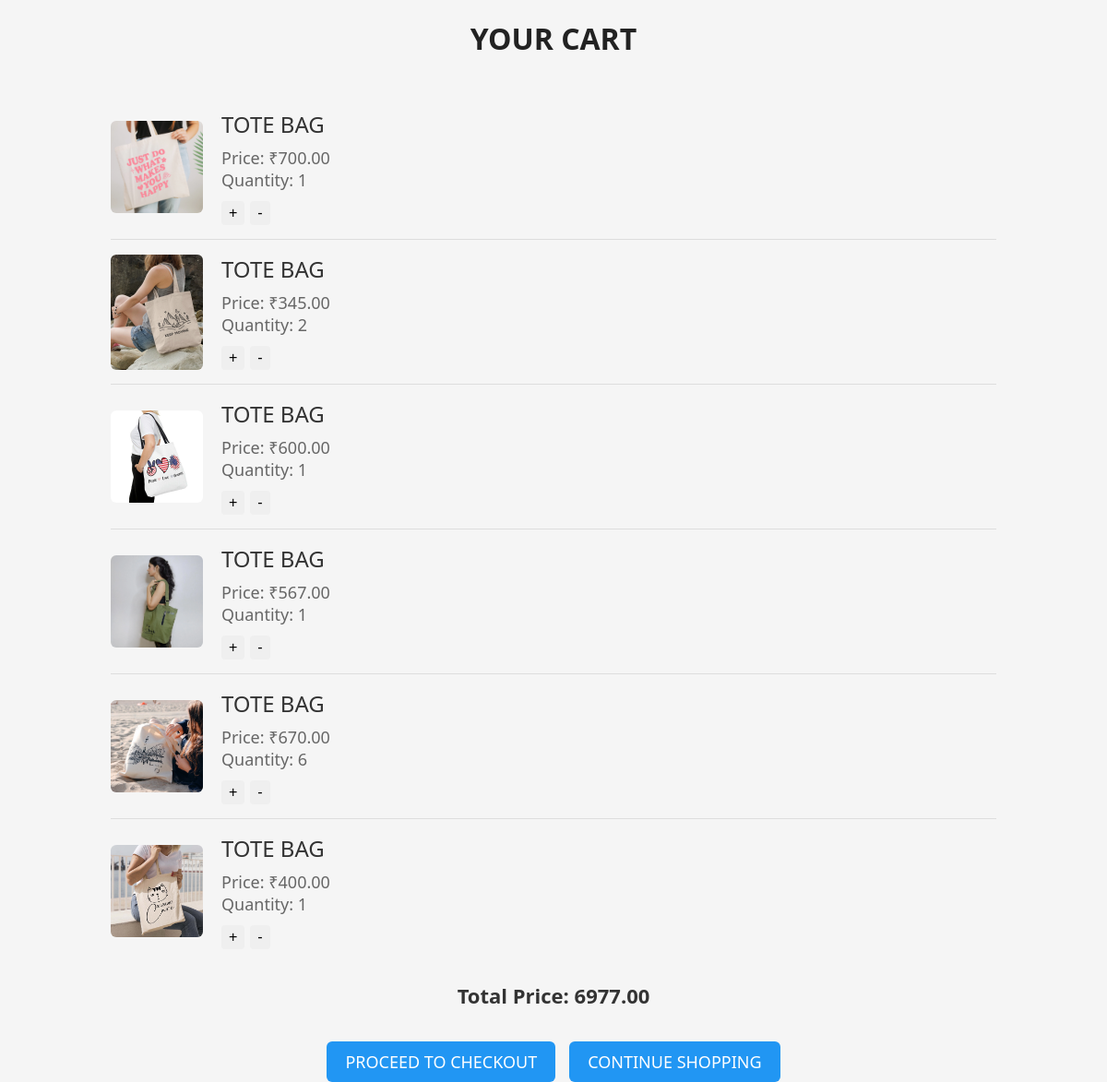
The app's page /cart/ (signed in) with its own data.
### ebag/models.py (models this page shows, shortened)
class CartItem(models.Model):
    product = models.ForeignKey(Product, on_delete=models.CASCADE)
    quantity = models.PositiveIntegerField(default=0)
    user = models.ForeignKey(User, on_delete=models.CASCADE)
    date_added = models.DateTimeField(auto_now_add=True)

class Product(models.Model):
    name = models.CharField(max_length=255)
    description = models.TextField(blank=True)
    price = models.DecimalField(max_digits=10, decimal_places=2)
    image = models.ImageField(upload_to='product_images', blank=True)
    quantity = models.IntegerField(default=0)
    manufacture = models.CharField(max_length=100, default="Gokuldas Gangwani")
    category = models.ForeignKey(PenCategory, on_delete=models.CASCADE, default="1")

### ebag/views.py (the view)
# urls.py: path('cart/', view_cart, name='view_cart'),
@login_required
def view_cart(request):
    cart_items = CartItem.objects.filter(user=request.user)
    total_price = sum(item.product.price * item.quantity for item in cart_items)
    return render(request, 'cart.html', {'cart_items': cart_items, 'total_price': total_price})

### ebag/templates/cart.html (shortened to what this page needs)
<!DOCTYPE html>
<html lang="en">
<head>
</head>
<body>
    <h2>Your Cart</h2>
    <div class="cart">
        {% for item in cart_items %}
        <div class="cart-item">
            <img src="{{ item.product.image.url }}" alt="{{ item.product.name }}">
            <div class="cart-item-info">
                <div class="cart-item-title">{{ item.product.name }}</div>
                <div class="cart-item-details">
                    <div>Price: &#8377;{{ item.product.price }}</div>
                    <div>Quantity: {{ item.quantity }}</div>
                    <div class="quantity-buttons">
                        <form method="post" action="{% url 'add_to_cart' item.product.id %}">
                            <button type="submit" class="quantity-btn">+</button>
                        </form>
                        <form method="post" action="{% url 'remove_from_cart' item.id %}">
                            <button type="submit" class="quantity-btn">-</button>
                        </form>
                    </div>
                </div>
            </div>
        </div>
        {% endfor %}
    </div>
    <p class="total-price">Total Price: {{ total_price }}</p>
    <div class="action-buttons">
        <a href="{% url 'checkout' %}" class="btn btn-primary">Proceed to Checkout</a>
        <a href="{% url 'index' %}" class="btn btn-primary">Continue Shopping</a>
    </div>
</body>
</html>

### ebag/templates/cart.html (style rules this page uses)
body { font-family: 'Segoe UI', Tahoma, Geneva, Verdana, sans-serif; background-color: #f5f5f5; margin: 0; padding: 0; display: flex; justify-content: center; align-items: center; flex-direction: column; }
h2 { margin: 20px 0; color: #222; font-weight: bold; text-transform: uppercase; font-size: 32px; }
.cart { width: 80%; margin-top: 20px; }
.cart-item { display: flex; align-items: center; border-bottom: 1px solid #ddd; padding: 15px 0; }
.cart-item:last-child { border-bottom: none; }
.cart-item img { max-width: 100px; border-radius: 6px; margin-right: 20px; }
.cart-item-info { flex: 1; }
.cart-item-title { font-size: 24px; margin-bottom: 8px; color: #333; }
.cart-item-details { color: #666; font-size: 18px; }
.quantity-buttons { display: flex; align-items: center; margin-top: 10px; }
.quantity-btn { cursor: pointer; padding: 4px 8px; font-size: 16px; border: none; border-radius: 4px; margin-right: 6px; transition: background-color 0.3s ease; }
.total-price { font-size: 22px; font-weight: bold; margin-top: 20px; margin-bottom: 15px; color: #333; }
.action-buttons { margin-top: 20px; display: flex; gap: 15px; }
.btn { padding: 10px 20px; font-size: 18px; color: #fff; border: none; border-radius: 6px; transition: background-color 0.3s ease; text-decoration: none; text-transform: uppercase; }
.btn-primary { background-color: #2196f3; }

### records on screen
CartItem: product.image (picture), product.name "TOTE BAG", product.price "700.00", quantity "1"
CartItem: product.image (picture), product.name "TOTE BAG", product.price "345.00", quantity "2"
CartItem: product.image (picture), product.name "TOTE BAG", product.price "600.00", quantity "1"
CartItem: product.image (picture), product.name "TOTE BAG", product.price "567.00", quantity "1"
CartItem: product.image (picture), product.name "TOTE BAG", product.price "670.00", quantity "6"
CartItem: product.image (picture), product.name "TOTE BAG", product.price "400.00", quantity "1"

### other values on screen
{{ total_price }} "6977.00"
